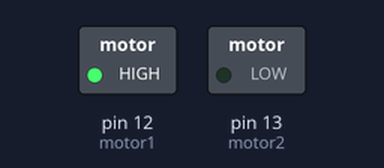
Bench run of a sketch on a simulated Arduino Uno, built with avr-gcc and run on an emulated ATmega328P. On the bench: switched loads named in the sketch (green lamp = pin HIGH).

Above: at 1.9 s.
At 5.7 s:
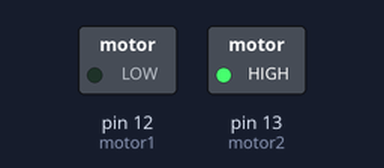
Timing chart, 0 to 9.9 s (numbered marks = the images above):
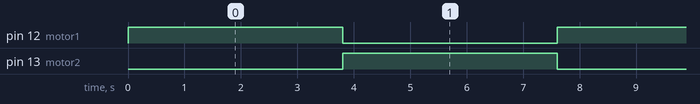

The sketch:

WearOut_Testing_Code.ino
```cpp
#include <SoftwareSerial.h>
SoftwareSerial BLE(2, 3); // RX, TX

int count = 0;
int turnDuration = 3800;

void setup() {
  BLE.begin(9600);
  Serial.begin(9600);
  pinMode(13,OUTPUT);
  setupMotors();
}

void loop(){

  //motorOut(255);
  digitalWrite(12,HIGH);
  digitalWrite(13,LOW);
  delay(turnDuration);

  //motorOut(-255);
  digitalWrite(12,LOW);
  digitalWrite(13,HIGH);
  delay(turnDuration);

  count = count+1;
  BLE.println(count);
}
```

DC_motor.ino
```cpp
int motor1 = 12; int motor2 = 13;

void setupMotors(){
  pinMode(motor1,OUTPUT);
  pinMode(motor2,OUTPUT);
}

void motorOut(int power1){ // currently pow doesn't do much, but it will range between -255 to 255

  Serial.println(power1);

  int motor1Val; int motor2Val;
  if (power1 > 10){motor1Val = HIGH; motor2Val=LOW; Serial.println("forwards");}
  if (power1 < -10){motor1Val = LOW; motor2Val=HIGH; Serial.println("backwards");}
  if ((power1 < 11) and (power1 > -11)){motor1Val = LOW; motor2Val=LOW; Serial.println("stop");}

  digitalWrite(motor1,motor1Val);
  digitalWrite(motor2,motor2Val);
   Serial.println("sent Value");
}
```

Measured:
- by itself, pin 12 (motor1), pin 13 (motor2): alternates HIGH for 3.8 s and LOW for 3.8 s
